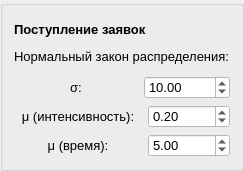
   <widget class="QGroupBox" name="groupBoxServiceReq">
    <property name="geometry">
     <rect>
      <x>0</x>
      <y>10</y>
      <width>231</width>
      <height>171</height>
     </rect>
    </property>
    <property name="font">
     <font>
      <family>MS Shell Dlg 2</family>
      <pointsize>10</pointsize>
      <weight>50</weight>
      <italic>false</italic>
      <bold>false</bold>
     </font>
    </property>
    <property name="styleSheet">
     <string notr="true">font: 10pt &quot;MS Shell Dlg 2&quot;;</string>
    </property>
    <property name="title">
     <string/>
    </property>
    <layout class="QVBoxLayout" name="verticalLayout_2">
     <item>
      <widget class="QLabel" name="label">
       <property name="font">
        <font>
         <family>MS Shell Dlg 2</family>
         <pointsize>10</pointsize>
         <weight>50</weight>
         <italic>false</italic>
         <bold>false</bold>
        </font>
       </property>
       <property name="text">
        <string>&lt;html&gt;&lt;head/&gt;&lt;body&gt;&lt;p&gt;&lt;span style=&quot; font-weight:600;&quot;&gt;Поступление заявок&lt;/span&gt;&lt;/p&gt;&lt;p&gt;Нормальный закон распределения:&lt;/p&gt;&lt;/body&gt;&lt;/html&gt;</string>
       </property>
      </widget>
     </item>
     <item>
      <layout class="QHBoxLayout" name="hLayoutServiceReqSigma" stretch="2,1">
       <item>
        <widget class="QLabel" name="labelServiceReqSigma">
         <property name="text">
          <string>σ:</string>
         </property>
         <property name="alignment">
          <set>Qt::AlignCenter</set>
         </property>
        </widget>
       </item>
       <item>
        <widget class="QDoubleSpinBox" name="dblSpinBoxServiceReqSigma">
         <property name="styleSheet">
          <string notr="true">background-color: rgb(255, 255, 255);</string>
         </property>
         <property name="minimum">
          <double>-99999.990000000005239</double>
         </property>
         <property name="maximum">
          <double>99999.990000000005239</double>
         </property>
         <property name="value">
          <double>10.000000000000000</double>
         </property>
        </widget>
       </item>
      </layout>
     </item>
     <item>
      <layout class="QHBoxLayout" name="hLayoutServiceReqMuInt" stretch="2,1">
       <item>
        <widget class="QLabel" name="labelServiceReqMuInt">
         <property name="text">
          <string>μ (интенсивность):</string>
         </property>
         <property name="alignment">
          <set>Qt::AlignCenter</set>
         </property>
        </widget>
       </item>
       <item>
        <widget class="QDoubleSpinBox" name="dblSpinBoxServiceReqMuInt">
         <property name="styleSheet">
          <string notr="true">background-color: rgb(255, 255, 255);</string>
         </property>
         <property name="minimum">
          <double>0.000000000000000</double>
         </property>
         <property name="maximum">
          <double>99999.990000000005239</double>
         </property>
         <property name="value">
          <double>0.200000000000000</double>
         </property>
        </widget>
       </item>
      </layout>
     </item>
     <item>
      <layout class="QHBoxLayout" name="hLayoutServiceReqMuTime" stretch="2,1">
       <item>
        <widget class="QLabel" name="labelServiceReqMuTime">
         <property name="text">
          <string>μ (время):</string>
         </property>
         <property name="alignment">
          <set>Qt::AlignCenter</set>
         </property>
        </widget>
       </item>
       <item>
        <widget class="QDoubleSpinBox" name="dblSpinBoxServiceReqMuTime">
         <property name="styleSheet">
          <string notr="true">background-color: rgb(255, 255, 255);</string>
         </property>
         <property name="minimum">
          <double>0.000000000000000</double>
         </property>
         <property name="maximum">
          <double>99999.990000000005239</double>
         </property>
         <property name="value">
          <double>5.000000000000000</double>
         </property>
        </widget>
       </item>
      </layout>
     </item>
    </layout>
   </widget>
